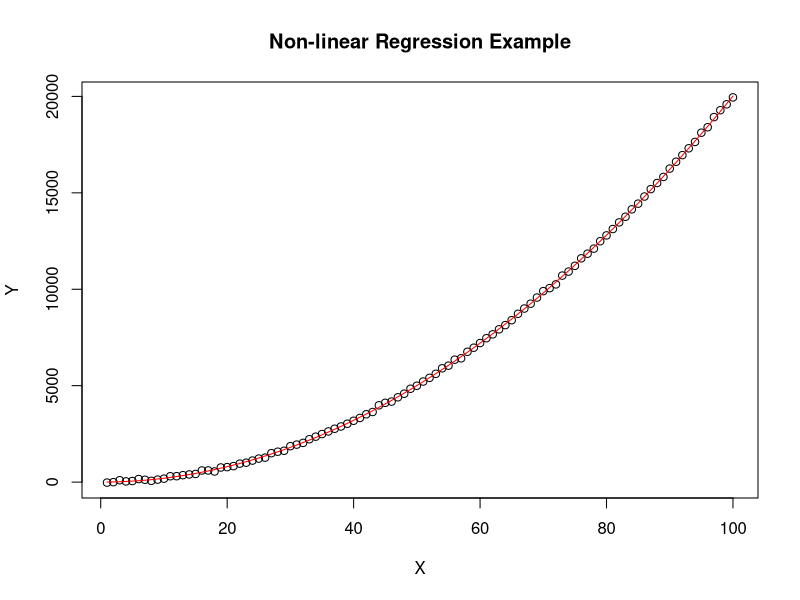

R code for this plot:
# Generate some example data
set.seed(123)
x <- 1:100
y <- 2*x^2 + rnorm(100, mean = 0, sd = 50)

# Define a non-linear model
nonlinear_model <- nls(y ~ a * x^2 + b, start = list(a = 1, b = 1))

# Summary of the non-linear model
summary(nonlinear_model)

# Plot the data and fitted curve
plot(x, y, main = "Non-linear Regression Example", xlab = "X", ylab = "Y")
lines(x, predict(nonlinear_model), col = "red")
